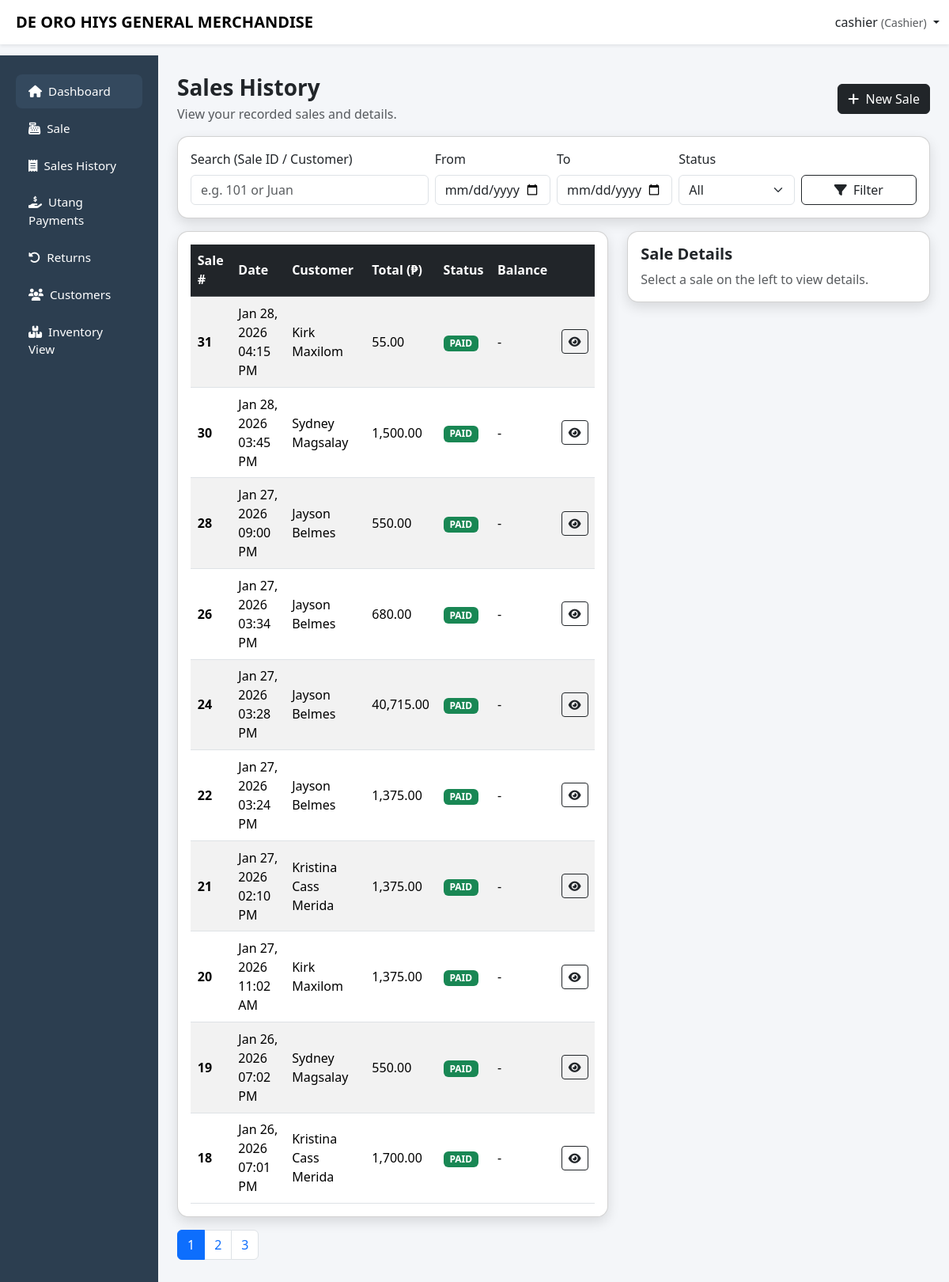
/cashier/sales_history.php (signed in), run on the app's committed database.
### tables this page shows
CREATE TABLE `sales` (
    `sale_id` int(11) NOT NULL,
    `user_id` int(11) DEFAULT NULL,
    `customer_id` int(11) DEFAULT NULL,
    `sale_date` datetime NOT NULL,
    `total_amount` decimal(10,2) DEFAULT NULL,
    `status` varchar(30) NOT NULL DEFAULT 'pending',
    `created_at` timestamp NOT NULL DEFAULT current_timestamp()
  );

CREATE TABLE `customers` (
    `customer_id` int(11) NOT NULL,
    `first_name` varchar(50) DEFAULT NULL,
    `last_name` varchar(50) DEFAULT NULL,
    `phone` varchar(20) DEFAULT NULL,
    `address` text DEFAULT NULL,
    `created_at` timestamp NOT NULL DEFAULT current_timestamp()
  );

### cashier/sales_history.php (the view, shortened to what this page needs)
<?php
$username = $_SESSION['username'] ?? 'Cashier';
$user_id = (int)($_SESSION['user_id'] ?? 0);
include '../config/db.php';
function h($v){ return htmlspecialchars((string)$v, ENT_QUOTES, 'UTF-8'); }
$q = trim($_GET['q'] ?? '');
$date_from = $_GET['date_from'] ?? '';
$date_to = $_GET['date_to'] ?? '';
$status = strtolower(trim($_GET['status'] ?? 'all'));
$where = "WHERE s.user_id = ?";
$params = [$user_id];
$types = "i";
$page = max(1, (int)($_GET['page'] ?? 1));
$perPage = 10;
$offset = ($page - 1) * $perPage;
$countSql = "
SELECT COUNT(*) AS cnt
FROM sales s
LEFT JOIN customers c ON s.customer_id = c.customer_id
{$where}
";
$stmt = $conn->prepare($countSql);
$stmt->bind_param($types, ...$params);
$stmt->execute();
$totalRows = (int)($stmt->get_result()->fetch_assoc()['cnt'] ?? 0);
$totalPages = max(1, (int)ceil($totalRows / $perPage));
$listSql = "
SELECT
s.sale_id, s.sale_date, s.total_amount, s.status, s.customer_id,
c.first_name, c.last_name,
IFNULL(ar.balance, 0) AS ar_balance
FROM sales s
LEFT JOIN customers c ON s.customer_id = c.customer_id
LEFT JOIN account_receivable ar ON ar.sales_id = s.sale_id
{$where}
ORDER BY s.sale_date DESC, s.sale_id DESC
LIMIT {$perPage} OFFSET {$offset}
";
$stmt = $conn->prepare($listSql);
$stmt->bind_param($types, ...$params);
$stmt->execute();
$salesRes = $stmt->get_result();
$saleInfo = null;
?>
<!DOCTYPE html>
<html lang="en">
<head>
<link href="https://cdn.jsdelivr.net/npm/bootstrap@5.3.2/dist/css/bootstrap.min.css" rel="stylesheet">
<link href="https://cdnjs.cloudflare.com/ajax/libs/font-awesome/6.5.1/css/all.min.css" rel="stylesheet">
<link href="../css/layout.css" rel="stylesheet">
</head>
<body>
<nav class="navbar navbar-expand-lg navbar-light bg-white shadow-sm fixed-top">
<div class="container-fluid">
<span class="navbar-brand fw-bold ms-2">DE ORO HIYS GENERAL MERCHANDISE</span>
<div class="ms-auto dropdown">
<a class="nav-link dropdown-toggle" data-bs-toggle="dropdown">
<?= h($username) ?> <small class="text-muted">(Cashier)</small>
</a>
</div>
</div>
</nav>
<div class="container-fluid">
<div class="row">
<?php include '../includes/cashier_sidebar.php'; ?>
<main class="col-lg-10 ms-sm-auto px-4 main-content">
<div class="py-4">
<div class="d-flex justify-content-between align-items-center flex-wrap gap-2 mb-3">
<div>
<h3 class="fw-bold mb-1">Sales History</h3>
<div class="text-muted">View your recorded sales and details.</div>
</div>
<a class="btn btn-dark" href="pos.php"><i class="fa-solid fa-plus me-1"></i> New Sale</a>
</div>
<div class="card modern-card mb-3">
<div class="card-body">
<form class="row g-2 align-items-end" method="GET">
<div class="col-12 col-md-4">
<label class="form-label">Search (Sale ID / Customer)</label>
<input class="form-control" name="q" value="<?= h($q) ?>" placeholder="e.g. 101 or Juan">
</div>
<div class="col-6 col-md-2">
<label class="form-label">From</label>
<input type="date" class="form-control" name="date_from" value="<?= h($date_from) ?>">
</div>
<div class="col-6 col-md-2">
<label class="form-label">To</label>
<input type="date" class="form-control" name="date_to" value="<?= h($date_to) ?>">
</div>
<div class="col-12 col-md-2">
<label class="form-label">Status</label>
<select class="form-select" name="status">
<option value="all" <?= $status==='all'?'selected':'' ?>>All</option>
</select>
</div>
<div class="col-12 col-md-2 d-grid">
<button class="btn btn-outline-dark"><i class="fa-solid fa-filter me-1"></i> Filter</button>
</div>
</form>
</div>
</div>
<div class="row g-4">
<div class="col-12 col-xl-7">
<div class="card modern-card">
<div class="card-body table-responsive">
<table class="table table-striped align-middle mb-0">
<thead class="table-dark">
<tr>
<th>Sale #</th>
<th>Date</th>
<th>Customer</th>
<th>Total (₱)</th>
<th>Status</th>
<th>Balance</th>
<th></th>
</tr>
</thead>
<tbody>
<?php if($salesRes && $salesRes->num_rows > 0): ?>
<?php while($s = $salesRes->fetch_assoc()): ?>
<?php
$cust = trim(($s['first_name'] ?? '').' '.($s['last_name'] ?? ''));
$st = strtolower(trim($s['status'] ?? ''));
?>
<tr>
<td class="fw-bold"><?= (int)$s['sale_id'] ?></td>
<td><?= $s['sale_date'] ? date("M d, Y h:i A", strtotime($s['sale_date'])) : '' ?></td>
<td><?= h($cust) ?></td>
<td><?= number_format((float)$s['total_amount'],2) ?></td>
<td>
<?php if($st === 'paid'): ?>
<span class="badge bg-success">PAID</span>
<?php elseif($st === 'unpaid'): ?>
<span class="badge bg-warning text-dark">UNPAID</span>
<?php elseif($st === 'cancelled'): ?>
<span class="badge bg-secondary">CANCELLED</span>
<?php else: ?>
<span class="badge bg-dark"><?= h(strtoupper($st ?: 'N/A')) ?></span>
<?php endif; ?>
</td>
<td>
<?php
$bal = (float)($s['ar_balance'] ?? 0);
echo $bal > 0 ? ('₱'.number_format($bal,2)) : '-';
?>
</td>
<td class="text-end">
<a class="btn btn-sm btn-outline-dark" href="sales_history.php?<?= http_build_query(array_merge($_GET, ['view'=>$s['sale_id']])) ?>">
<i class="fa-solid fa-eye"></i>
</a>
</td>
</tr>
<?php endwhile; ?>
<?php else: ?>
<tr><td colspan="7" class="text-center text-muted py-4">No sales found.</td></tr>
<?php endif; ?>
</tbody>
</table>
</div>
</div>
<?php if($totalPages > 1): ?>
<nav class="mt-3">
<ul class="pagination">
<?php
$base = $_GET;
for($p=1; $p<=$totalPages; $p++):
$base['page'] = $p;
$link = 'sales_history.php?'.http_build_query($base);
?>
<li class="page-item <?= $p===$page?'active':'' ?>">
<a class="page-link" href="<?= h($link) ?>"><?= $p ?></a>
</li>
<?php endfor; ?>
</ul>
</nav>
<?php endif; ?>
</div>
<div class="col-12 col-xl-5">
<div class="card modern-card">
<div class="card-body">
<h5 class="fw-bold mb-2">Sale Details</h5>
<?php if(!$saleInfo): ?>
<div class="text-muted">Select a sale on the left to view details.</div>
<?php endif; ?>
</div>
</div>
</div>
</div>
</div>
</main>
</div>
</div>
</body>
</html>

### css/layout.css (style rules this page uses)
body { background:#f4f6f9; padding-top: 60px; }
.modern-card { border-radius:14px; box-shadow:0 6px 16px rgba(0,0,0,.12); transition:.3s; }
.main-content { padding-top:0px; }
.table td, .table th { padding:0.55rem; vertical-align: middle; }
.table td,.table th { vertical-align:middle; }
table td, .table th { padding:0.55rem; vertical-align: middle; }
body { background:#f4f6f9; padding-top:70px; }
.modern-card { border-radius:14px; box-shadow:0 6px 16px rgba(0,0,0,.12); }
.table td, .table th { vertical-align: middle; }

### data on the page
sales: sale_id "31", sale_date "Jan 28, 2026 04:15 PM", customer.last_name "Kirk Maxilom", total_amount "55.00", status "PAID"
sales: sale_id "30", sale_date "Jan 28, 2026 03:45 PM", customer.last_name "Sydney Magsalay", total_amount "1,500.00", status "PAID"
sales: sale_id "28", sale_date "Jan 27, 2026 09:00 PM", customer.last_name "Jayson Belmes", total_amount "550.00", status "PAID"
sales: sale_id "26", sale_date "Jan 27, 2026 03:34 PM", customer.last_name "Jayson Belmes", total_amount "680.00", status "PAID"
sales: sale_id "24", sale_date "Jan 27, 2026 03:28 PM", customer.last_name "Jayson Belmes", total_amount "40,715.00", status "PAID"
sales: sale_id "22", sale_date "Jan 27, 2026 03:24 PM", customer.last_name "Jayson Belmes", total_amount "1,375.00", status "PAID"
sales: sale_id "21", sale_date "Jan 27, 2026 02:10 PM", customer.last_name "Kristina Cass Merida", total_amount "1,375.00", status "PAID"
sales: sale_id "20", sale_date "Jan 27, 2026 11:02 AM", customer.last_name "Kirk Maxilom", total_amount "1,375.00", status "PAID"
sales: sale_id "19", sale_date "Jan 26, 2026 07:02 PM", customer.last_name "Sydney Magsalay", total_amount "550.00", status "PAID"
sales: sale_id "18", sale_date "Jan 26, 2026 07:01 PM", customer.last_name "Kristina Cass Merida", total_amount "1,700.00", status "PAID"

### other printed values
$username "cashier"
